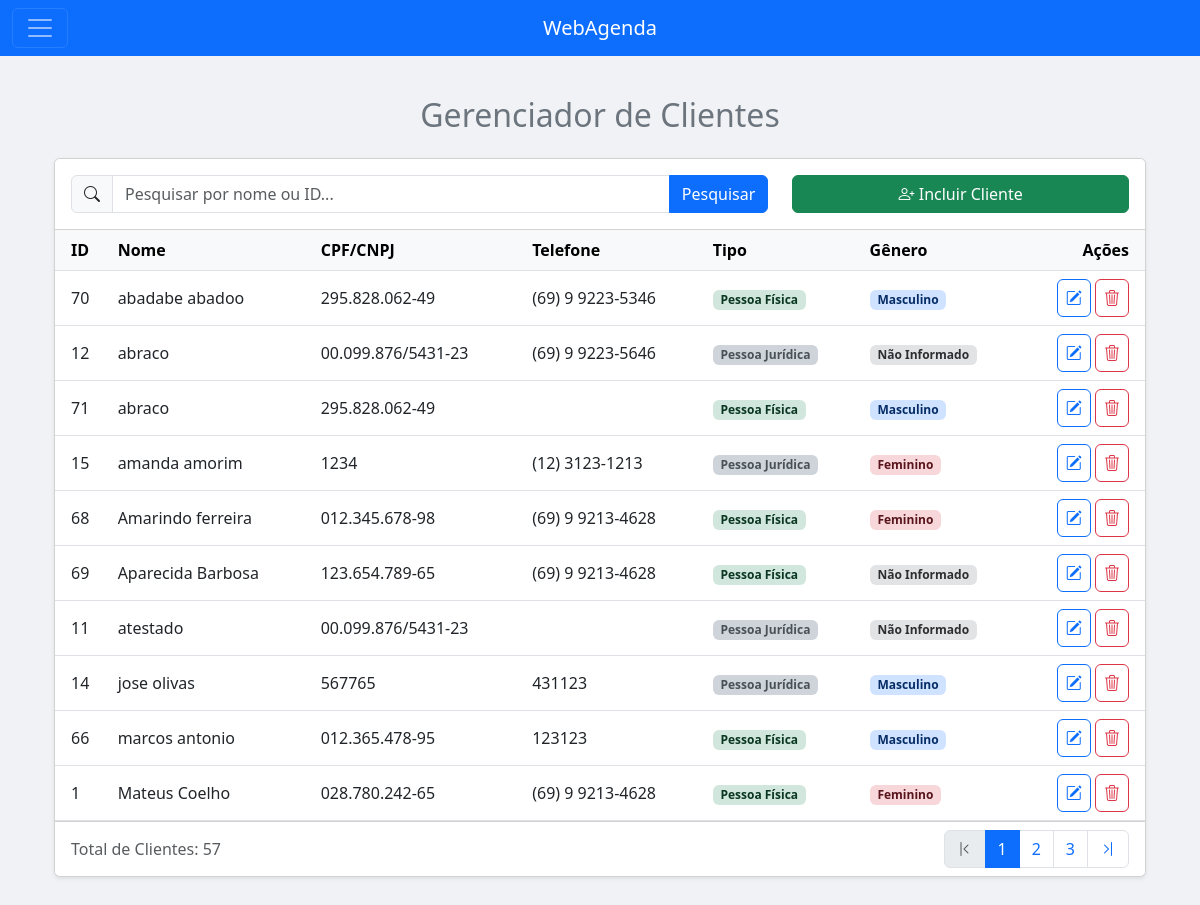
The app's page /Scripts/agenda.php?menuop=clientes (signed in) with its own data.
### tables this page shows
CREATE TABLE IF NOT EXISTS `pessoas` (
  `id_pessoa` int NOT NULL AUTO_INCREMENT,
  `nome` varchar(100) NOT NULL,
  `cpfcnpj` varchar(20) NOT NULL,
  `rgie` varchar(20) DEFAULT NULL,
  `nasc` date DEFAULT NULL,
  `f_j` smallint DEFAULT NULL COMMENT '0-Pessoa Fisica, 1-Pessoa Juridica',
  `tipopessoa` smallint DEFAULT NULL COMMENT '0-Usuario, 1-Cliente, 2-Medico',
  `email` varchar(50) DEFAULT NULL,
  `telefone` varchar(50) DEFAULT NULL,
  `genero` char(1) DEFAULT NULL COMMENT 'M-Masculino, F-Feminino, N-Não Identificado',
  `excluido` tinyint(1) DEFAULT NULL,
  PRIMARY KEY (`id_pessoa`)
);

### Scripts/funcoes.php (called while the page is built, shortened)
<?php
function formatarCpfCnpj($numero) {
    $numero = preg_replace('/\D/', '', $numero);
    if (strlen($numero) === 11) {
        return preg_replace('/^(\d{3})(\d{3})(\d{3})(\d{2})$/', '$1.$2.$3-$4', $numero);
    } elseif (strlen($numero) === 14) {
        return preg_replace('/^(\d{2})(\d{3})(\d{3})(\d{4})(\d{2})$/', '$1.$2.$3/$4-$5', $numero);
    }
    return $numero;
}
function formatarTelefone($telefone) {
    $telefone = preg_replace('/\D/', '', $telefone);
    if (strlen($telefone) === 11) {
        return preg_replace('/^(\d{2})(\d{1})(\d{4})(\d{4})$/', '($1) $2 $3-$4', $telefone);
    } elseif (strlen($telefone) === 10) {
        return preg_replace('/^(\d{2})(\d{4})(\d{4})$/', '($1) $2-$3', $telefone);
    }
    return $telefone;
}
?>

### Scripts/clientes.php (the view, shortened to what this page needs)
<?php
include_once("conexao.php");
include_once("funcoes.php");
?>
<!DOCTYPE html>
<html lang="pt">
<head>
    <link href="https://cdn.jsdelivr.net/npm/bootstrap@5.3.0/dist/css/bootstrap.min.css" rel="stylesheet">
    <link rel="stylesheet" href="https://cdn.jsdelivr.net/npm/bootstrap-icons@1.11.3/font/bootstrap-icons.min.css">
</head>
<body style="background-color: #f0f2f5;">
<div class="container mt-4 mb-5">
    <header class="mb-4">
        <h2 class="text-center text-secondary">Gerenciador de Clientes</h2>
    </header>
    <div class="card shadow-sm">
        <div class="card-header bg-white p-3">
            <div class="row align-items-center">
                <div class="col-12 col-md-8 mb-3 mb-md-0">
                    <form action="agenda.php?menuop=clientes" method="post">
                        <div class="input-group">
                            <span class="input-group-text"><i class="bi bi-search"></i></span>
                            <input class="form-control" type="text" name="pesquisa" placeholder="Pesquisar por nome ou ID..." value="<?= htmlspecialchars($_POST['pesquisa'] ?? '') ?>">
                            <button class="btn btn-primary" type="submit">Pesquisar</button>
                        </div>
                    </form>
                </div>
                <div class="col-12 col-md-4 text-md-end">
                    <a href="agenda.php?menuop=cadastrocliente" class="btn btn-success w-100 w-md-auto">
                        <i class="bi bi-person-plus"></i> Incluir Cliente
                    </a>
                </div>
            </div>
        </div>
        <div class="card-body p-0">
            <div class="table-responsive">
                <table class="table table-hover mb-0">
                    <thead class="table-light">
                        <tr>
                            <th class="ps-3">ID</th>
                            <th>Nome</th>
                            <th>CPF/CNPJ</th>
                            <th>Telefone</th> <th>Tipo</th>
                            <th>Gênero</th>
                            <th class="text-end pe-3">Ações</th>
                        </tr>
                    </thead>
                    <tbody>
                        <?php
                        $quantidade = 10;
                        $pagina = (isset($_GET['pagina'])) ? (int)$_GET['pagina'] : 1;
                        $inicio = ($quantidade * $pagina) - $quantidade;
                        $pesquisa = $_POST["pesquisa"] ?? "";
                        $sql = "SELECT id_pessoa, nome, cpfcnpj, telefone, nasc, f_j, genero,
                                CASE WHEN f_j = 0 THEN 'Pessoa Física' WHEN f_j = 1 THEN 'Pessoa Jurídica' END AS 'tipagem_pessoa',
                                CASE WHEN genero = 'M' THEN 'Masculino' WHEN genero = 'F' THEN 'Feminino' WHEN genero = 'N' THEN 'Não Informado' END AS 'genero_texto',
                                DATE_FORMAT(nasc, '%d/%m/%Y') as data_nasc
                                FROM pessoas
                                WHERE (excluido <> 1) AND tipopessoa = 1 AND (id_pessoa = ? OR nome LIKE ?)
                                ORDER BY nome ASC
                                LIMIT ?, ?";
                        $stmt = mysqli_prepare($conexao, $sql);
                        $termo_pesquisa = "%" . $pesquisa . "%";
                        mysqli_stmt_bind_param($stmt, 'ssii', $pesquisa, $termo_pesquisa, $inicio, $quantidade);
                        mysqli_stmt_execute($stmt);
                        $RS = mysqli_stmt_get_result($stmt);
                        if (mysqli_num_rows($RS) > 0) {
                            foreach ($RS as $dados) {
                                $badge_genero_cor = 'bg-secondary-subtle text-secondary-emphasis';
                                if ($dados['genero'] == 'M') {
                                    $badge_genero_cor = 'bg-primary-subtle text-primary-emphasis';
                                } elseif ($dados['genero'] == 'F') {
                                    $badge_genero_cor = 'bg-danger-subtle text-danger-emphasis';
                                }
                                $badge_pessoa_cor = ($dados['f_j'] == 0)
                                    ? 'bg-success-subtle text-success-emphasis'
                                    : 'bg-dark-subtle text-dark-emphasis';
                                echo "<tr>";
                                echo "<td class='ps-3'>" . htmlspecialchars($dados['id_pessoa']) . "</td>";
                                echo "<td>" . htmlspecialchars($dados['nome']) . "</td>";
                                echo "<td>" . htmlspecialchars(formatarCpfCnpj($dados['cpfcnpj'])) . "</td>";
                                echo "<td>" . htmlspecialchars(formatarTelefone($dados['telefone'])) . "</td>";
                                echo "<td><span class='badge " . $badge_pessoa_cor . "'>" . htmlspecialchars($dados['tipagem_pessoa']) . "</span></td>";
                                echo "<td><span class='badge " . $badge_genero_cor . "'>" . htmlspecialchars($dados['genero_texto']) . "</span></td>";
                                echo "<td class='text-end pe-3'>
                                        <a href='agenda.php?menuop=editarcliente&idcli=" . $dados['id_pessoa'] . "' class='btn btn-outline-primary btn-icon' title='Alterar'>
                                            <i class='bi bi-pencil-square'></i>
                                        </a>
                                        <a href='agenda.php?menuop=excluircliente&idcli=" . $dados['id_pessoa'] . "' class='btn btn-outline-danger btn-icon btn-excluir' title='Excluir'>
                                            <i class='bi bi-trash3'></i>
                                        </a>
                                      </td>";
                                echo "</tr>";
                            }
                        } else {
                            echo "<tr><td colspan='7' class='text-center p-4'>Nenhum cliente encontrado.</td></tr>";
                        }
                        ?>
                    </tbody>
                </table>
            </div>
        </div>
        <?php
        $sqltotal = "SELECT COUNT(id_pessoa) as total FROM pessoas WHERE (excluido <> 1) AND tipopessoa = 1 AND (id_pessoa = ? OR nome LIKE ?)";
        $stmt_total = mysqli_prepare($conexao, $sqltotal);
        mysqli_stmt_bind_param($stmt_total, 'ss', $pesquisa, $termo_pesquisa);
        mysqli_stmt_execute($stmt_total);
        $rs_total = mysqli_stmt_get_result($stmt_total);
        $row_total = mysqli_fetch_assoc($rs_total);
        $numtotal = $row_total['total'];
        $totalpagina = ceil($numtotal / $quantidade);
        if ($totalpagina > 1):
        ?>
        <div class="card-footer bg-white d-flex justify-content-between align-items-center">
            <span class="text-muted">Total de Clientes: <?= $numtotal ?></span>
            <nav aria-label="Navegação da página">
                <ul class="pagination mb-0">
                    <?php
                    echo "<li class='page-item " . ($pagina == 1 ? 'disabled' : '') . "'><a class='page-link' href='?menuop=clientes&pagina=1'><i class='bi bi-chevron-bar-left'></i></a></li>";
                    for ($i = 1; $i <= $totalpagina; $i++) {
                        if ($i >= ($pagina - 2) && $i <= ($pagina + 2)) {
                            echo "<li class='page-item " . ($i == $pagina ? 'active' : '') . "'><a class='page-link' href='?menuop=clientes&pagina=$i'>$i</a></li>";
                        }
                    }
                    echo "<li class='page-item " . ($pagina == $totalpagina ? 'disabled' : '') . "'><a class='page-link' href='?menuop=clientes&pagina=$totalpagina'><i class='bi bi-chevron-bar-right'></i></a></li>";
                    ?>
                </ul>
            </nav>
        </div>
        <?php endif; ?>
    </div>
</div>
</body>
</html>

### Scripts/clientes.php (style rules this page uses)
.table td, .table th { vertical-align: middle; }
.btn-icon { padding: .375rem .5rem; font-size: 1rem; }

### records on screen
pessoas: id_pessoa "70", nome "abadabe abadoo", cpfcnpj "295.828.062-49", telefone "(69) 9 9223-5346", tipagem_pessoa "Pessoa Física", genero_texto "Masculino"
pessoas: id_pessoa "12", nome "abraco", cpfcnpj "00.099.876/5431-23", telefone "(69) 9 9223-5646", tipagem_pessoa "Pessoa Jurídica", genero_texto "Não Informado"
pessoas: id_pessoa "71", nome "abraco", cpfcnpj "295.828.062-49", tipagem_pessoa "Pessoa Física", genero_texto "Masculino"
pessoas: id_pessoa "15", nome "amanda amorim", cpfcnpj "1234", telefone "(12) 3123-1213", tipagem_pessoa "Pessoa Jurídica", genero_texto "Feminino"
pessoas: id_pessoa "68", nome "Amarindo ferreira", cpfcnpj "012.345.678-98", telefone "(69) 9 9213-4628", tipagem_pessoa "Pessoa Física", genero_texto "Feminino"
pessoas: id_pessoa "69", nome "Aparecida Barbosa", cpfcnpj "123.654.789-65", telefone "(69) 9 9213-4628", tipagem_pessoa "Pessoa Física", genero_texto "Não Informado"
pessoas: id_pessoa "11", nome "atestado", cpfcnpj "00.099.876/5431-23", tipagem_pessoa "Pessoa Jurídica", genero_texto "Não Informado"
pessoas: id_pessoa "14", nome "jose olivas", cpfcnpj "567765", telefone "431123", tipagem_pessoa "Pessoa Jurídica", genero_texto "Masculino"
pessoas: id_pessoa "66", nome "marcos antonio", cpfcnpj "012.365.478-95", telefone "123123", tipagem_pessoa "Pessoa Física", genero_texto "Masculino"
pessoas: id_pessoa "1", nome "Mateus Coelho", cpfcnpj "028.780.242-65", telefone "(69) 9 9213-4628", tipagem_pessoa "Pessoa Física", genero_texto "Feminino"

### other values on screen
$numtotal "57"
